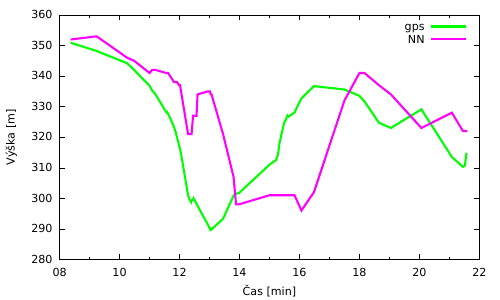

This chart was generated by the following gnuplot code:
set encoding utf8
set style data lines

set terminal pdf
set output 'porovnani.pdf'

set style line 1 linecolor rgbcolor "#00ff00" linewidth 6 
set style line 2 linecolor rgbcolor "#ff00ff" linewidth 6
set style line 3 linecolor rgbcolor "#ff0000" linewidth 6

set xdata time
set timefmt "%H%M%S"
set xlabel "Čas [min]"
set ylabel "Výška [m]"
set format x "%M"
	

set datafile separator ";"

plot "porovnani-interpolace.csv" u 1:2 title "gps" with lines linestyle 1, \
   "" u 1:4 title "NN" with l linestyle 2

plot "porovnani-interpolace.csv" u 1:2 title "gps" with lines linestyle 1, \
   "" u 1:3 title "interpolace" with lines linestyle 3

